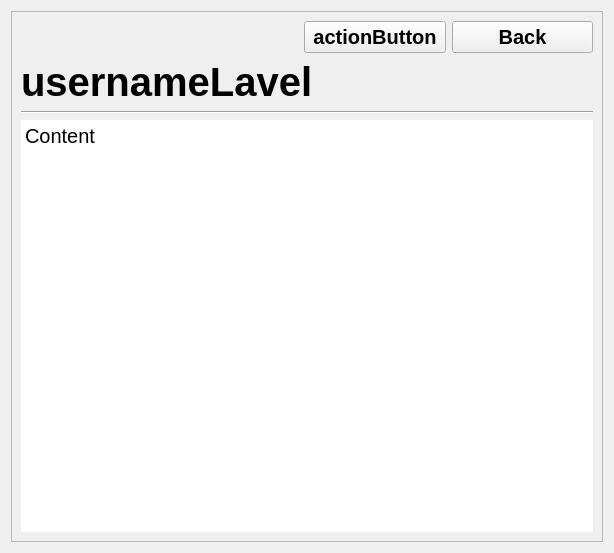
<?xml version="1.0" encoding="UTF-8"?>
<ui version="4.0">
 <class>ProfileWidget</class>
 <widget class="QWidget" name="ProfileWidget">
  <property name="geometry">
   <rect>
    <x>0</x>
    <y>0</y>
    <width>614</width>
    <height>553</height>
   </rect>
  </property>
  <property name="windowTitle">
   <string notr="true">Form</string>
  </property>
  <layout class="QGridLayout" name="gridLayout">
   <item row="0" column="0">
    <widget class="QFrame" name="generalFrame">
     <property name="maximumSize">
      <size>
       <width>1000</width>
       <height>16777215</height>
      </size>
     </property>
     <property name="frameShape">
      <enum>QFrame::Shape::StyledPanel</enum>
     </property>
     <property name="frameShadow">
      <enum>QFrame::Shadow::Raised</enum>
     </property>
     <layout class="QVBoxLayout" name="verticalLayout">
      <item>
       <layout class="QHBoxLayout" name="buttonsLayout" stretch="2,1,1">
        <item>
         <spacer name="horizontalSpacer">
          <property name="orientation">
           <enum>Qt::Orientation::Horizontal</enum>
          </property>
          <property name="sizeType">
           <enum>QSizePolicy::Policy::Expanding</enum>
          </property>
          <property name="sizeHint" stdset="0">
           <size>
            <width>40</width>
            <height>20</height>
           </size>
          </property>
         </spacer>
        </item>
        <item>
         <widget class="QPushButton" name="actionButton">
          <property name="sizePolicy">
           <sizepolicy hsizetype="Expanding" vsizetype="Fixed">
            <horstretch>0</horstretch>
            <verstretch>0</verstretch>
           </sizepolicy>
          </property>
          <property name="font">
           <font>
            <family>Arial</family>
            <pointsize>15</pointsize>
            <bold>true</bold>
           </font>
          </property>
          <property name="text">
           <string notr="true">actionButton</string>
          </property>
         </widget>
        </item>
        <item>
         <widget class="QPushButton" name="backButton">
          <property name="sizePolicy">
           <sizepolicy hsizetype="Expanding" vsizetype="Fixed">
            <horstretch>0</horstretch>
            <verstretch>0</verstretch>
           </sizepolicy>
          </property>
          <property name="font">
           <font>
            <family>Arial</family>
            <pointsize>15</pointsize>
            <bold>true</bold>
           </font>
          </property>
          <property name="text">
           <string>Back</string>
          </property>
         </widget>
        </item>
       </layout>
      </item>
      <item>
       <widget class="QLabel" name="usernameLabel">
        <property name="font">
         <font>
          <family>Arial</family>
          <pointsize>30</pointsize>
          <bold>true</bold>
         </font>
        </property>
        <property name="text">
         <string notr="true">usernameLavel</string>
        </property>
       </widget>
      </item>
      <item>
       <widget class="Line" name="line">
        <property name="orientation">
         <enum>Qt::Orientation::Horizontal</enum>
        </property>
       </widget>
      </item>
      <item>
       <widget class="QPlainTextEdit" name="profileContent">
        <property name="font">
         <font>
          <family>Arial</family>
          <pointsize>15</pointsize>
         </font>
        </property>
        <property name="frameShape">
         <enum>QFrame::Shape::NoFrame</enum>
        </property>
        <property name="frameShadow">
         <enum>QFrame::Shadow::Plain</enum>
        </property>
        <property name="readOnly">
         <bool>true</bool>
        </property>
        <property name="plainText">
         <string notr="true">Content</string>
        </property>
        <property name="backgroundVisible">
         <bool>false</bool>
        </property>
       </widget>
      </item>
     </layout>
    </widget>
   </item>
  </layout>
 </widget>
 <resources/>
 <connections/>
</ui>
